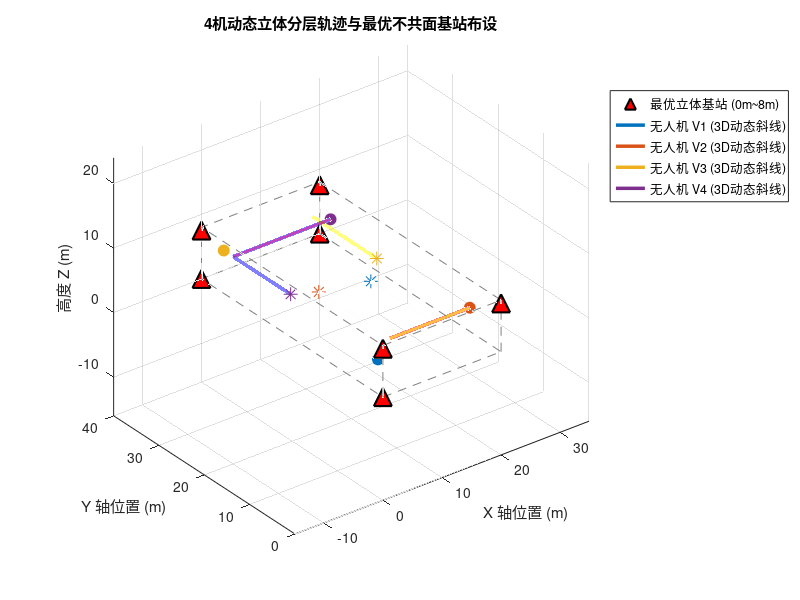

Write the MATLAB code that produced this figure.
% =========================================================================
% generate_data_3D.m (CMLKF 几何最优化版)
% 3D多车(无人机行为) UWB/IMU 协同定位仿真数据生成脚本
% 空间范围：20m x 40m x 8m (高度严格控制在 2m ~ 7m)
% 优化重点：重构基站最大立体非对称拓扑，以及无人机群多高度层动态斜线协同轨迹
% =========================================================================
clc; clear; close all;

%% 1. 全局参数设置与保存路径
dt_imu = 0.01;              % IMU 采样时间 100Hz (0.01s)
dt_uwb = 0.1;               % UWB 采样时间 10Hz (0.1s)
t_end = 300;                % 运行时间 300秒
N_steps = round(t_end / dt_imu) + 1; % 30001 个采样点
Vehicle_num = 4;            % 车辆数量
Anchor_num = 7;             % 基站数量

% 基站高度在 0~8m 范围内实现非对称立体最大化错落

% 4基站
% anchors = [ 0,  0, 0;     % 角落 1：极低位
%            20,  0, 7.5;     % 角落 2：极高位
%            20, 40, 0;     % 角落 3：中低位
%             0, 40, 7.5];    % 角落 4：中高位

% 5基站
% anchors = [ 0,  0, 0;     % 角落 1：极低位
%             20,  0, 7.5;
%            00, 40, 7.5;     % 角落 2：极高位
%            20, 40, 7.5;
%             0, 40, 0];    % 角落 4：中高位

% 6基站
% anchors = [ 0,  0, 0;     % 角落 1：极低位
%             0,  0, 7.5;
%            20,  0, 7.5;     % 角落 2：极高位
%            20, 40, 7.5;
%             0, 40, 0;
%             0, 40, 7.5];    % 角落 4：中高位

% 7基站
anchors = [ 0,  0, 0;     % 角落 1：极低位
            0,  0, 7.5;
           20,  0, 7.5;     % 角落 2：极高位
           20, 40, 7.5;
           20, 40, 0;
            0, 40, 0;
            0, 40, 7.5];    % 角落 4：中高位

% 8基站
% anchors = [ 0,  0, 0;     % 角落 1：极低位
%             0,  0, 7.5;
%            20,  0, 0;
%            20,  0, 7.5;     % 角落 2：极高位
%            20, 40, 7.5;
%            20, 40, 0;     % 角落 3：中低位
%             0, 40, 0;
%             0, 40, 7.5];    % 角落 4：中高位

% 保存路径
save_dir = 'E:\SE3_MLKF\Data'; 
trajectories_mat_name = sprintf('Trj_data_Veh%d_Anc%d_3D_1.mat', Vehicle_num, Anchor_num);
   
% 噪声参数
IMU_noise_params.sigma_na = 0.03;      
IMU_noise_params.sigma_nw = 0.003;     
IMU_noise_params.sigma_ba = 0.001;     
IMU_noise_params.sigma_bw = 0.0001;    
UWB_noise_params.sigma_anc = 0.3;     
UWB_noise_params.sigma_rel = 0.3;  

%% 2. 独立车辆动力学规划 (3秒平滑原地转弯 + 持续三维斜线飞行)
% 初始状态规划：[X, Y, Z, 初始速率, 初始航向角]
% 高度均限制在 2m ~ 7m 范围内，各自占据不同的起始高度层
init_configs = [
    3,   5,  2.5,  0.10,  0;      % V1: 低空层(2.5m)， 偏南，朝东，后续北转
   17,   3,  6.5,  0.10,  pi;     % V2: 高空层(6.5m)， 偏南，朝西，后续北转
    3,  39,  3.8,  0.10,  0;      % V3: 中低层(3.8m)， 偏北，朝东，后续南转
   18,  35,  5.2,  0.10,  pi;     % V4: 中高层(5.2m)， 偏北，朝西，后续南转
];

trajectories = struct();
for n = 1:Vehicle_num
    v_name = sprintf('V%d', n);
    cfg = init_configs(n, :);
    
    P_true = zeros(N_steps, 3);
    V_true = zeros(N_steps, 3);
    A_true = zeros(N_steps, 3);
    Theta_true = zeros(N_steps, 1);
    
    % 初始条件
    P_true(1, :) = cfg(1:3);
    v_mag = cfg(4);
    th_curr = cfg(5);
    V_true(1, :) = [v_mag * cos(th_curr), v_mag * sin(th_curr), 0];
    Theta_true(1) = th_curr;
    
    % 计算转弯过渡段的时间窗
    t_turn_start = 120 + (n-1)*15; % 错开转弯时间：V1:120s, V2:135s, V3:150s, V4:165s
    t_turn_end = t_turn_start + 3;
    
    for k = 2:N_steps
        t = (k-1) * dt_imu;
        a_curr = [0; 0; 0]; % 默认 Z 轴加速度全程为 0
        th_curr = Theta_true(k-1);
        
        switch n
            case 1  % V1: 高度恒定 2.5m。东行巡航 -> 120s时原地左转 -> 向北巡航
                if t < t_turn_start
                    th_curr = 0; a_curr = [0; 0; 0];
                elseif t >= t_turn_start && t <= t_turn_end
                    a_curr = [0; 0; 0]; V_true(k-1, 1:2) = 0; % 原地转弯，水平速度置零
                    th_curr = 0 + (pi/2)/3 * (t - t_turn_start); % 3秒平滑左转90度(朝北)
                elseif t > t_turn_end && t <= t_turn_end + 10
                    th_curr = pi/2; a_curr = [0; 0.01; 0]; % 转弯后水平加速 10s 恢复航速
                else
                    th_curr = pi/2; a_curr = [0; 0; 0];    % 匀速北行
                end
                
            case 2  % V2: 高度恒定 6.5m。西行巡航 -> 135s时原地右转 -> 向北巡航
                if t < t_turn_start
                    th_curr = pi; a_curr = [0; 0; 0];
                elseif t >= t_turn_start && t <= t_turn_end
                    a_curr = [0; 0; 0]; V_true(k-1, 1:2) = 0;
                    th_curr = pi - (pi/2)/3 * (t - t_turn_start); % 3秒平滑右转90度(朝北)
                elseif t > t_turn_end && t <= t_turn_end + 10
                    th_curr = pi/2; a_curr = [0; 0.01; 0]; % 转弯后水平加速 10s
                else
                    th_curr = pi/2; a_curr = [0; 0; 0];
                end
                
            case 3  % V3: 高度恒定 3.8m。东行巡航 -> 150s时原地右转 -> 向南巡航
                if t < t_turn_start
                    th_curr = 0; a_curr = [0; 0; 0];
                elseif t >= t_turn_start && t <= t_turn_end
                    a_curr = [0; 0; 0]; V_true(k-1, 1:2) = 0;
                    th_curr = 0 - (pi/2)/3 * (t - t_turn_start); % 3秒平滑右转90度(朝南)
                elseif t > t_turn_end && t <= t_turn_end + 10
                    th_curr = -pi/2; a_curr = [0; -0.01; 0]; % 转弯后水平加速 10s
                else
                    th_curr = -pi/2; a_curr = [0; 0; 0];
                end
                
            case 4  % V4: 高度恒定 5.2m。西行巡航 -> 165s时原地左转 -> 向南巡航
                if t < t_turn_start
                    th_curr = pi; a_curr = [0; 0; 0];
                elseif t >= t_turn_start && t <= t_turn_end
                    a_curr = [0; 0; 0]; V_true(k-1, 1:2) = 0;
                    th_curr = pi + (pi/2)/3 * (t - t_turn_start); % 3秒平滑左转90度(朝南)
                elseif t > t_turn_end && t <= t_turn_end + 10
                    th_curr = 3*pi/2; a_curr = [0; -0.01; 0]; % 转弯后水平加速 10s
                else
                    th_curr = 3*pi/2; a_curr = [0; 0; 0];
                end
        end
        
        % 严格物理积分更新
        A_true(k-1, :) = a_curr';
        V_true(k, :)   = V_true(k-1, :) + A_true(k-1, :) * dt_imu;
        P_true(k, :)   = P_true(k-1, :) + V_true(k-1, :) * dt_imu + 0.5 * A_true(k-1, :) * dt_imu^2;
        Theta_true(k)  = th_curr;
    end
    A_true(end, :) = [0, 0, 0];



    % 保存真值分量
    trajectories.(v_name).Time_true = (0:dt_imu:t_end)';
    trajectories.(v_name).X_true = P_true(:, 1);
    trajectories.(v_name).Y_true = P_true(:, 2);
    trajectories.(v_name).Z_true = P_true(:, 3);
    trajectories.(v_name).Vx_true = V_true(:, 1);
    trajectories.(v_name).Vy_true = V_true(:, 2);
    trajectories.(v_name).Vz_true = V_true(:, 3);
    trajectories.(v_name).Theta_true = Theta_true;
    
    % 旋转矩阵序列 R_true
    R_true = zeros(3, 3, N_steps);
    for k = 1:N_steps
        th = Theta_true(k);
        R_true(:, :, k) = [
            cos(th), -sin(th), 0;
            sin(th),  cos(th), 0;
            0,        0,       1
        ];
    end
    trajectories.(v_name).R_true = R_true;
end

%% 3. 生成含有零偏与白噪声的 100Hz 3D IMU 测量信号
for n = 1:Vehicle_num
    v_name = sprintf('V%d', n);
    veh = trajectories.(v_name);
    
    % 计算理想 3D 角速度
    theta_unwrapped = unwrap(veh.Theta_true);
    wz_true = gradient(theta_unwrapped, dt_imu);
    omega_body_ideal = [zeros(N_steps, 2), wz_true];
    
    % 计算理想特定力：f = R^T * (a - g)
    a_body_ideal = zeros(N_steps, 3);
    g_vec = [0; 0; -9.81];
    for k = 1:N_steps
        R_k = veh.R_true(:, :, k);
        a_world = [A_true(k, 1); A_true(k, 2); A_true(k, 3)];
        a_body_ideal(k, :) = (R_k' * (a_world - g_vec))';
    end
    
    % 模拟高保真零偏游走
    ba_init = (rand(1, 3) - 0.5) * 0.1;    
    bw_init = (rand(1, 3) - 0.5) * 0.01;
    b_a = ba_init + cumsum(randn(N_steps, 3) * IMU_noise_params.sigma_ba * sqrt(dt_imu), 1);
    b_w = bw_init + cumsum(randn(N_steps, 3) * IMU_noise_params.sigma_bw * sqrt(dt_imu), 1);
    
    % 叠加噪声
    acc_noise = randn(N_steps, 3) * IMU_noise_params.sigma_na;
    gyro_noise = randn(N_steps, 3) * IMU_noise_params.sigma_nw;
    
    acc_m = a_body_ideal + b_a + acc_noise;
    gyro_m = omega_body_ideal + b_w + gyro_noise;
    
    % 保存 IMU 数据
    trajectories.(v_name).IMU_Time = veh.Time_true;
    trajectories.(v_name).IMU_acc_m = acc_m;
    trajectories.(v_name).IMU_gyro_m = gyro_m;
    trajectories.(v_name).IMU_bias_a_true = b_a;
    trajectories.(v_name).IMU_bias_w_true = b_w;
end

%% 4. 生成 10Hz 同步 UWB 测距信号
idx_uwb = 1:10:N_steps;
t_uwb = trajectories.V1.Time_true(idx_uwb);
N_uwb = length(t_uwb);
pos_true_uwb = zeros(N_uwb, 3, Vehicle_num);
for n = 1:Vehicle_num
    v_name = sprintf('V%d', n);
    pos_true_uwb(:, 1, n) = trajectories.(v_name).X_true(idx_uwb);
    pos_true_uwb(:, 2, n) = trajectories.(v_name).Y_true(idx_uwb);
    pos_true_uwb(:, 3, n) = trajectories.(v_name).Z_true(idx_uwb);
end
for n = 1:Vehicle_num
    v_name = sprintf('V%d', n);
    
    % A. UWB 基站 3D 测距
    UWB_Anchor = zeros(N_uwb, 1 + Anchor_num);
    UWB_Anchor(:, 1) = t_uwb;
    for a_idx = 1:Anchor_num
        dx = pos_true_uwb(:, 1, n) - anchors(a_idx, 1);
        dy = pos_true_uwb(:, 2, n) - anchors(a_idx, 2);
        dz = pos_true_uwb(:, 3, n) - anchors(a_idx, 3);
        dist_true = sqrt(dx.^2 + dy.^2 + dz.^2);
        
        UWB_Anchor(:, 1 + a_idx) = dist_true + randn(N_uwb, 1) * UWB_noise_params.sigma_anc;
    end
    trajectories.(v_name).UWB_Anchor = UWB_Anchor;
    
    % B. UWB 3D 车间相对测距
    UWB_Relative = zeros(N_uwb, 1 + Vehicle_num);
    UWB_Relative(:, 1) = t_uwb;
    for j = 1:Vehicle_num
        if n == j
            UWB_Relative(:, 1 + j) = NaN;
        else
            dx = pos_true_uwb(:, 1, n) - pos_true_uwb(:, 1, j);
            dy = pos_true_uwb(:, 2, n) - pos_true_uwb(:, 2, j);
            dz = pos_true_uwb(:, 3, n) - pos_true_uwb(:, 3, j);
            dist_true = sqrt(dx.^2 + dy.^2 + dz.^2);
            
            UWB_Relative(:, 1 + j) = dist_true + randn(N_uwb, 1) * UWB_noise_params.sigma_rel;
        end
    end
    trajectories.(v_name).UWB_Relative = UWB_Relative;
end

%% 5. 轨迹可视化 (三维立体作图以确认高度不共面)
figure('Name', 'Multi-Agent 最优 3D 协同定位拓扑轨迹', 'Position', [100, 100, 850, 650]);
hold on; grid on; axis equal;
xlabel('X 轴位置 (m)'); ylabel('Y 轴位置 (m)'); zlabel('高度 Z (m)');
title('4机动态立体分层轨迹与最优不共面基站布设');

% 绘制边界立体框
line([0, 20, 20, 0, 0], [0, 0, 40, 40, 0], [0, 0, 0, 0, 0], 'Color', [0.5,0.5,0.5], 'LineStyle', '--');
line([0, 20, 20, 0, 0], [0, 0, 40, 40, 0], [8, 8, 8, 8, 8], 'Color', [0.5,0.5,0.5], 'LineStyle', '--');
for corner = [0, 20]
    for side = [0, 40]
        line([corner, corner], [side, side], [0, 8], 'Color', [0.5,0.5,0.5], 'LineStyle', '--');
    end
end

% 绘制最优不共面基站
h_anchor = plot3(anchors(:,1), anchors(:,2), anchors(:,3), '^', 'MarkerSize', 13, ...
    'MarkerFaceColor', 'r', 'MarkerEdgeColor', 'k', 'LineWidth', 1.5, 'DisplayName', '最优立体基站 (0m~8m)');

colors = lines(Vehicle_num);
h_traj = zeros(1, Vehicle_num);
for n = 1:Vehicle_num
    v_data = trajectories.(sprintf('V%d', n));
    h_traj(n) = plot3(v_data.X_true, v_data.Y_true, v_data.Z_true, 'Color', colors(n,:), 'LineWidth', 2.5, ...
        'DisplayName', sprintf('无人机 V%d (3D动态斜线)', n));
    
    % 标记起始点和终点
    plot3(v_data.X_true(1), v_data.Y_true(1), v_data.Z_true(1), 'o', 'MarkerSize', 8, 'MarkerFaceColor', colors(n,:), 'Color', colors(n,:));
    plot3(v_data.X_true(end), v_data.Y_true(end), v_data.Z_true(end), '*', 'MarkerSize', 10, 'Color', colors(n,:));
end
view(3); 
legend([h_anchor, h_traj], 'Location', 'northeastoutside');
hold off;

%% 6. 数据保存
if ~exist(save_dir, 'dir')
    mkdir(save_dir);
end
save_path = fullfile(save_dir, trajectories_mat_name);
save(save_path, 'trajectories', 'anchors', 'IMU_noise_params', 'UWB_noise_params', 'Vehicle_num', 'Anchor_num');
fprintf('CMLKF 优化版 3D 仿真数据生成成功，已保存至：%s\n', save_path);
